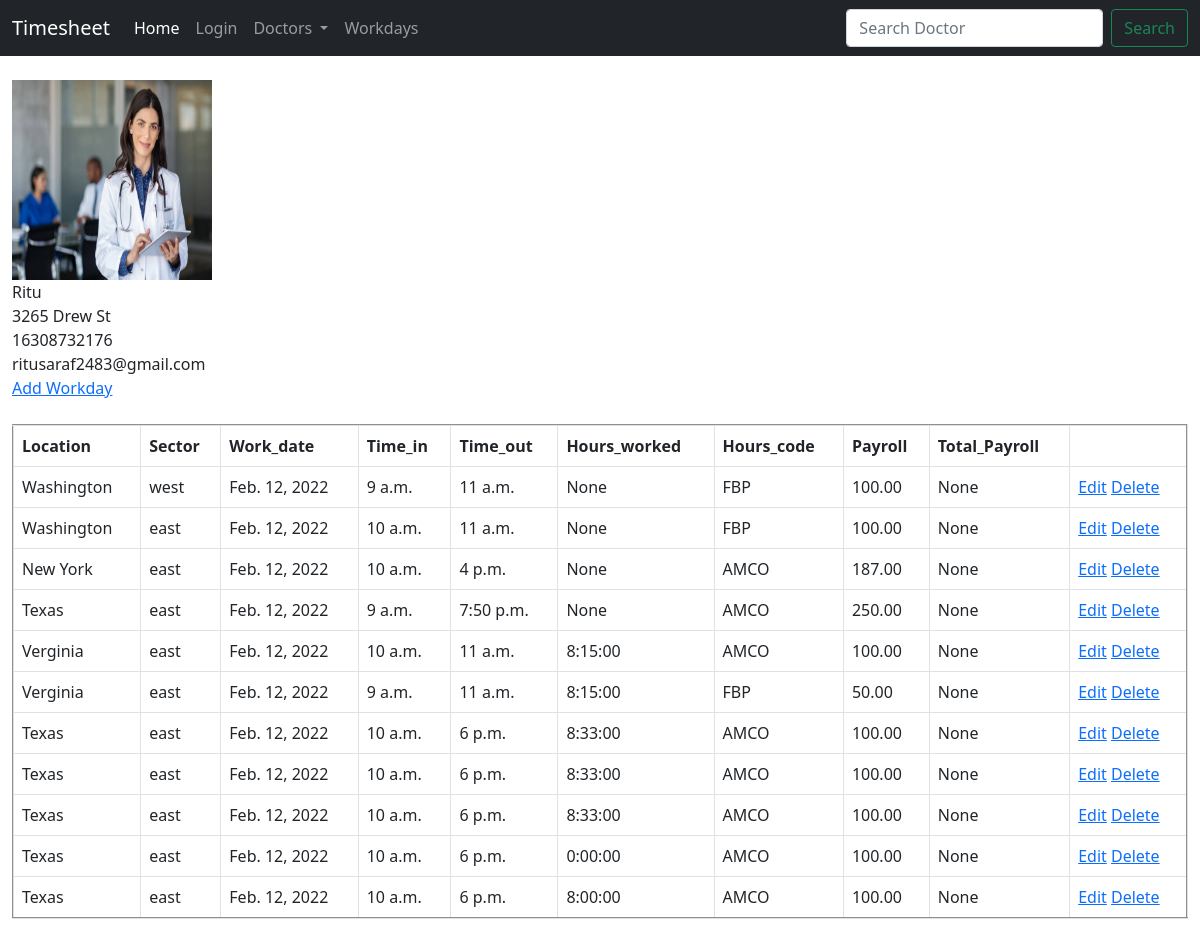
The page /user/3 on the database as committed earlier.
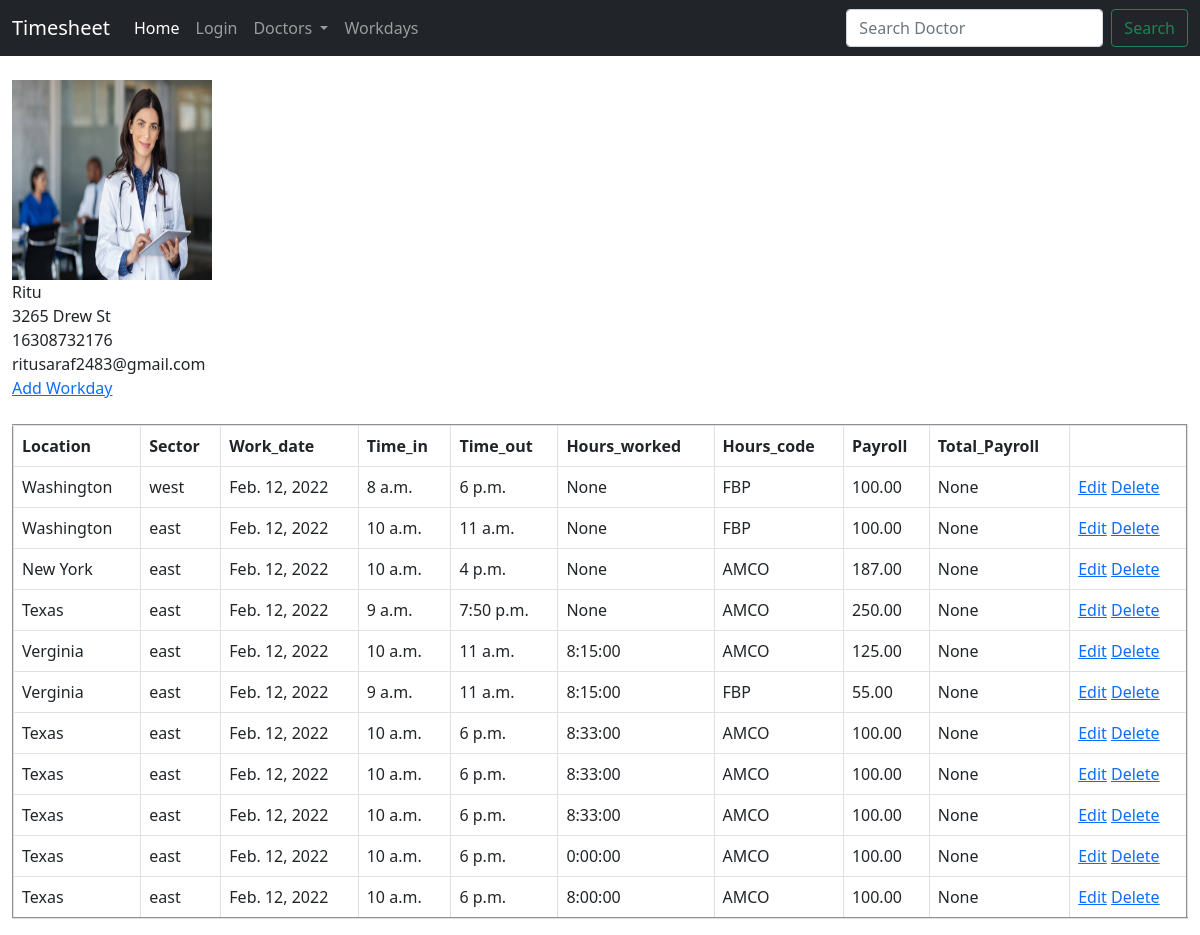
The same page on the database as committed later.
### workdaymanagement/models.py (models this page shows, shortened)
class Workday(models.Model):
     id=models.AutoField(primary_key=True)
     docid=models.IntegerField()
     doctor=models.CharField(max_length=20)
     location=models.ForeignKey(Location,on_delete=models.CASCADE,blank=True)
     sector=models.CharField(max_length=7,blank=True)
     work_date=models.DateField(default=date.today,blank=True)
     time_in=models.TimeField()
     time_out=models.TimeField()
     hours_worked=models.DurationField(blank=True,null=True)
     hours_code=models.ForeignKey(Payroll,on_delete=models.CASCADE)
     payroll=models.DecimalField(max_digits=5, decimal_places=2)
     total_payroll=models.DecimalField(max_digits=5, decimal_places=2,null=True,blank=True)

class Location(models.Model):
    location=models.CharField(max_length=20)
    def __str__(self):
         return self.location

class Payroll(models.Model):
     name=models.CharField(max_length=10)
     def __str__(self):
          return self.name

### usermanagement/views.py (the view)
# urls.py: re_path('^(?P<pk>[0-9]+)$',views.ProfileDetail.as_view(),name='profiledetail'),
class ProfileDetail(DetailView):
    model = Profile
    template_name = 'users/profile_detail.html'
    def get_context_data(self, **kwargs):
        context = super().get_context_data(**kwargs)
        context['workdays_list'] = Workday.objects.filter(docid=self.object.user.id)
        return context

### templates/users/profile_detail.html
{% extends 'base.html' %}
{% block content %}
<div class="container-fluid mt-4">
<img src="{{object.image.url}}" height="200px" width="200px"><br>
 {{object.user.username}}<br>
 {{object.address}}<br>
 {{object.phone}}<br>
 {{object.user.email}}<br>
 {% if object.user.id != request.user.id %}
 <a href="" data-bs-toggle="popover" title="You are not authorized">Add Workday</a>
 {% else %}
 <a href="{% url 'Workday:new_workday' %}">Add Workday</a>
 {% endif %}
 <table class="table table-bordered mt-4" border="2">
  <thead>
    <tr>
      <th scope="col">Location</th>
      <th scope="col">Sector</th>
      <th scope="col">Work_date</th>
      <th scope="col">Time_in</th>
      <th scope="col">Time_out</th>
      <th scope="col">Hours_worked</th>
      <th scope="col">Hours_code</th>
      <th scope="col">Payroll</th>
      <th scope="col">Total_Payroll</th>
    </tr>
  </thead>
  <tbody>
  {% for wd in workdays_list %}
    <tr>
      <td>{{wd.location}}</td>
      <td>{{wd.sector}}</td>
      <td>{{wd.work_date}}</td>
      <td>{{wd.time_in}}</td>
      <td>{{wd.time_out}}</td>
      <td>{{wd.hours_worked}}</td>
      <td>{{wd.hours_code}}</td>
      <td>{{wd.payroll}}</td>
      <td>{{wd.total_payroll}}</td>
      <td><a href="{% url 'Workday:workday_edit' wd.id %}">Edit</a>
      <a href="{% url 'Workday:workday_delete' wd.id %}">Delete</a></td>
    </tr>
  {% endfor %}
  </tbody>
</table>
</div>
{% endblock %}

Rows that differ between the two databases and show on the page:
changed Workday "west": time_in "9 a.m." → "8 a.m."; time_out "11 a.m." → "6 p.m."
changed Workday (number 5 of 11 on the later page): payroll "100.00" → "125.00"
changed Workday (number 6 of 11 on the later page): payroll "50.00" → "55.00"
